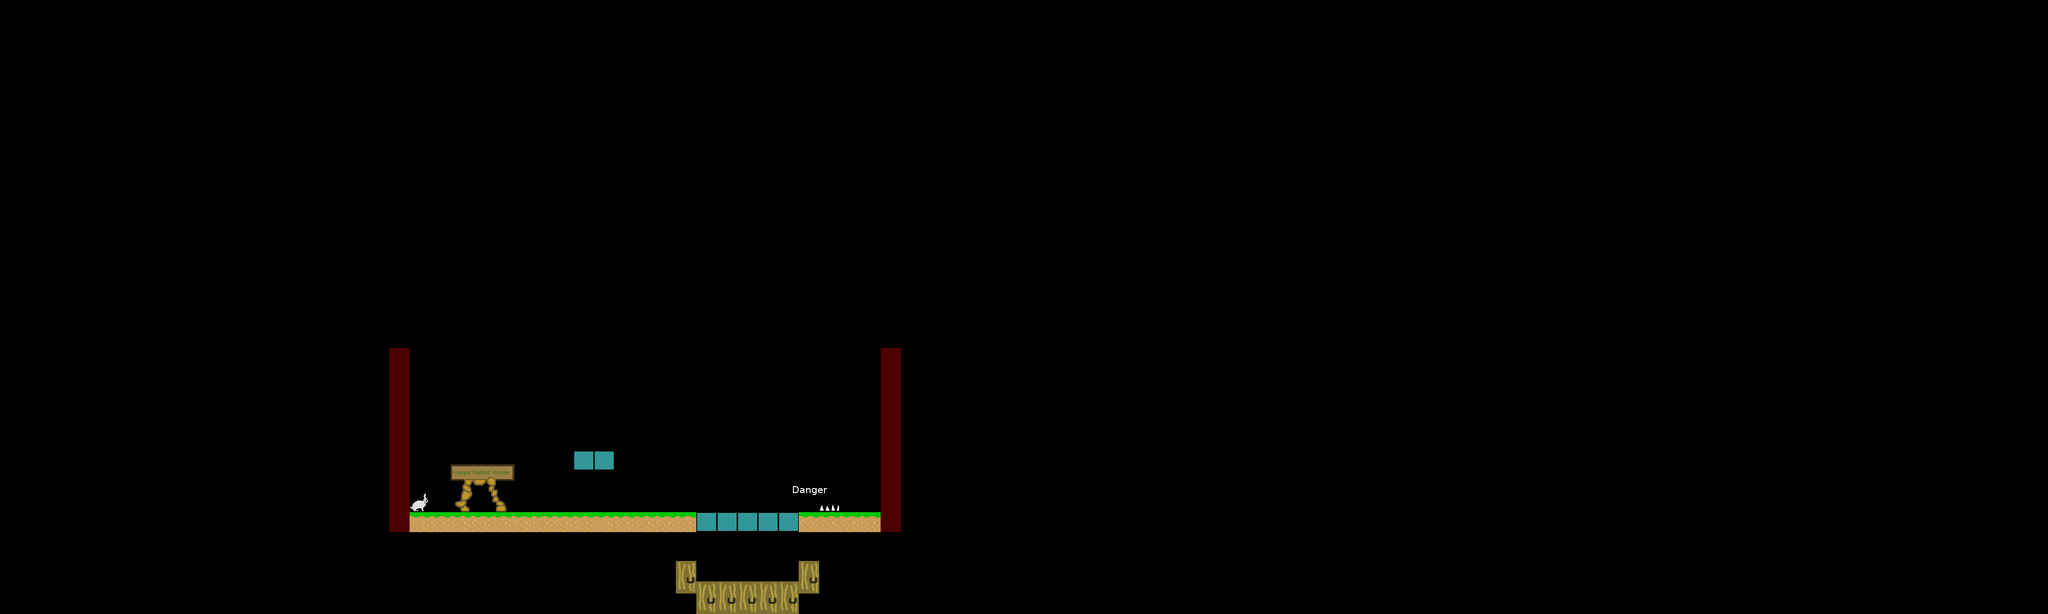

Tiled map render using the project's own tile images. Description and the map definition, with tile-layer contents summarised, below:
An orthogonal 100x30 tile map with 64x64 px tiles, 1 tile layer (layer0).

<map version="1.0" orientation="orthogonal" renderorder="right-down" width="100" height="30" tilewidth="64" tileheight="64" nextobjectid="1">
 <tileset firstgid="1" name="main" tilewidth="200" tileheight="160" tilecount="18">
  <tile id="0">
   <image width="64" height="64" source="../gfx/ground_lr.png" />
  </tile>
  <tile id="1">
   <image width="60" height="60" source="../gfx/hero_r0.png" />
  </tile>
  <tile id="2">
   <image width="64" height="64" source="../gfx/unknown.png" />
  </tile>
  <tile id="3">
   <image width="64" height="59" source="../gfx/mr_spore.png" />
  </tile>
  <tile id="4">
   <image width="64" height="64" source="../gfx/tombstone.png" />
  </tile>
  <tile id="5">
   <image width="64" height="64" source="../gfx/ground_lr2.png" />
  </tile>
  <tile id="6">
   <image width="64" height="26" source="../gfx/spikes.png" />
  </tile>
  <tile id="7">
   <image width="64" height="64" source="../gfx/doggy.png" />
  </tile>
  <tile id="8">
   <image width="128" height="140" source="../gfx/stompy.png" />
  </tile>
  <tile id="9">
   <image width="64" height="160" source="../gfx/canon_horizontal.png" />
  </tile>
  <tile id="10">
   <image width="60" height="54" source="../gfx/canon_bullet_left.png" />
  </tile>
  <tile id="11">
   <image width="64" height="102" source="../gfx/door_next_level.png" />
  </tile>
  <tile id="12">
   <image width="64" height="64" source="../gfx/block_fall_on_touch.png" />
  </tile>
  <tile id="13">
   <image width="160" height="40" source="../gfx/platform_left_right.png" />
  </tile>
  <tile id="14">
   <image width="64" height="64" source="../gfx/flying_fire.png" />
  </tile>
  <tile id="15">
   <image width="128" height="64" source="../gfx/lava.png" />
  </tile>
  <tile id="16">
   <image width="200" height="148" source="../gfx/rabbit_house.png" />
  </tile>
  <tile id="17">
   <image width="192" height="98" source="../gfx/sign_danger.png" />
  </tile>
 </tileset>
 <layer name="layer0" width="100" height="30">
  <data>[3000 cells, 54 non-empty, 8 distinct tile ids]</data>
 </layer>
</map>
